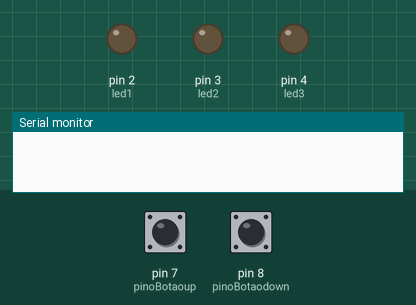
This sketch was run on a simulated Arduino Uno, built with avr-gcc and run on an emulated ATmega328P. Parts: output pins drawn as LEDs (lit = HIGH), the last lines printed to the serial monitor. The inputs (shaded band) are chosen by the test bench; at power-on: pin 7 (pinoBotaoup) HIGH, pin 8 (pinoBotaodown) LOW.

Above: at 6.8 s.
6.9 s: pin 7 (pinoBotaoup) pulled LOW for 3 s
At 10.7 s:
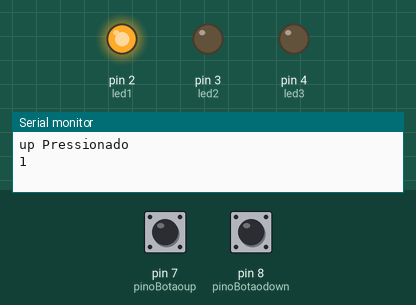
11.5 s: pin 7 (pinoBotaoup) pulled LOW for 3 s
At 15.7 s:
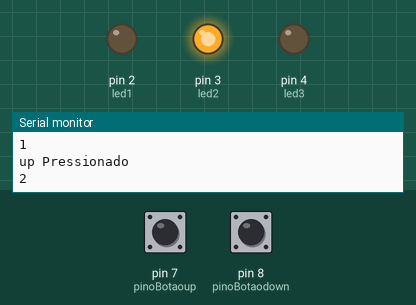
16.5 s: pin 7 (pinoBotaoup) pulled LOW for 3 s
At 20.8 s:
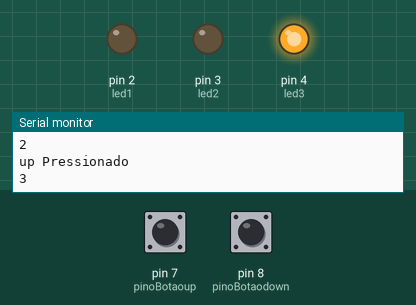
21.5 s: pin 8 (pinoBotaodown) pulled HIGH for 3 s
At 25.8 s:
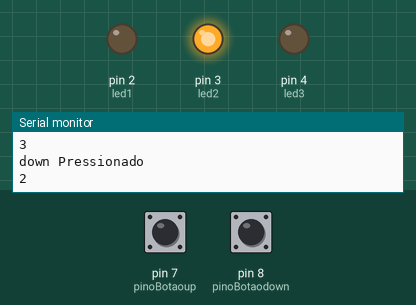
Timing chart, 0 to 27.3 s (numbered marks = the images above; inputs shaded):
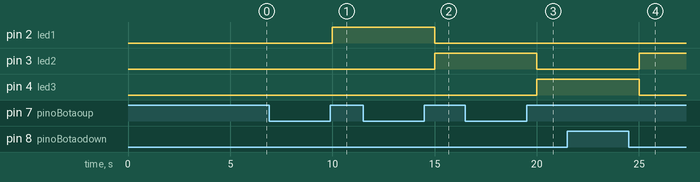

The sketch:

pushbutton-contador.ino
```cpp
int pinoBotaoup = 7;
int pinoBotaodown = 8;
int led1 = 2;
int led2 = 3;
int led3 = 4;
int cont = 0;

void setup() {
 Serial.begin(9600);
pinMode(pinoBotaoup, INPUT);
pinMode(pinoBotaodown, INPUT);
pinMode(led1, OUTPUT);
pinMode(led2, OUTPUT);
pinMode(led3, OUTPUT);
digitalWrite(led1, LOW);
digitalWrite(led2, LOW);
digitalWrite(led3, LOW);
}

void loop(){

  int up = digitalRead(pinoBotaoup);

  int down = digitalRead(pinoBotaodown);

  if(up == LOW){
      Serial.println("up Pressionado");
      cont = cont+1;
      Serial.println(cont);
  }else{
    delay(1000);
  }

   if(down == HIGH){
      Serial.println("down Pressionado");
      cont = cont-1;
      Serial.println(cont);
  }else{
    delay(1000);
  }


  if(cont==1)
  {
    digitalWrite(led1, HIGH);
    digitalWrite(led2, LOW);
    digitalWrite(led3, LOW);
  }else if (cont == 2){
    digitalWrite(led2, HIGH);
    digitalWrite(led1, LOW);
    digitalWrite(led3, LOW);
  } else if (cont ==3){
    digitalWrite(led3, HIGH);
    digitalWrite(led1, LOW);
    digitalWrite(led2, LOW);
  }
  else{
    digitalWrite(led3, LOW);
    digitalWrite(led1, LOW);
    digitalWrite(led2, LOW);
  }


  delay(1000);


}
```

Measured:
- after the input at 6.9 s, pin 2 (led1): LOW → HIGH after 3.1 s
- after the input at 11.5 s, pin 2 (led1): HIGH → LOW after 3.5 s; pin 3 (led2): LOW → HIGH after 3.5 s
- after the input at 16.5 s, pin 3 (led2): HIGH → LOW after 3.5 s; pin 4 (led3): LOW → HIGH after 3.5 s
- after the input at 21.5 s, pin 3 (led2): LOW → HIGH after 3.5 s; pin 4 (led3): HIGH → LOW after 3.5 s
